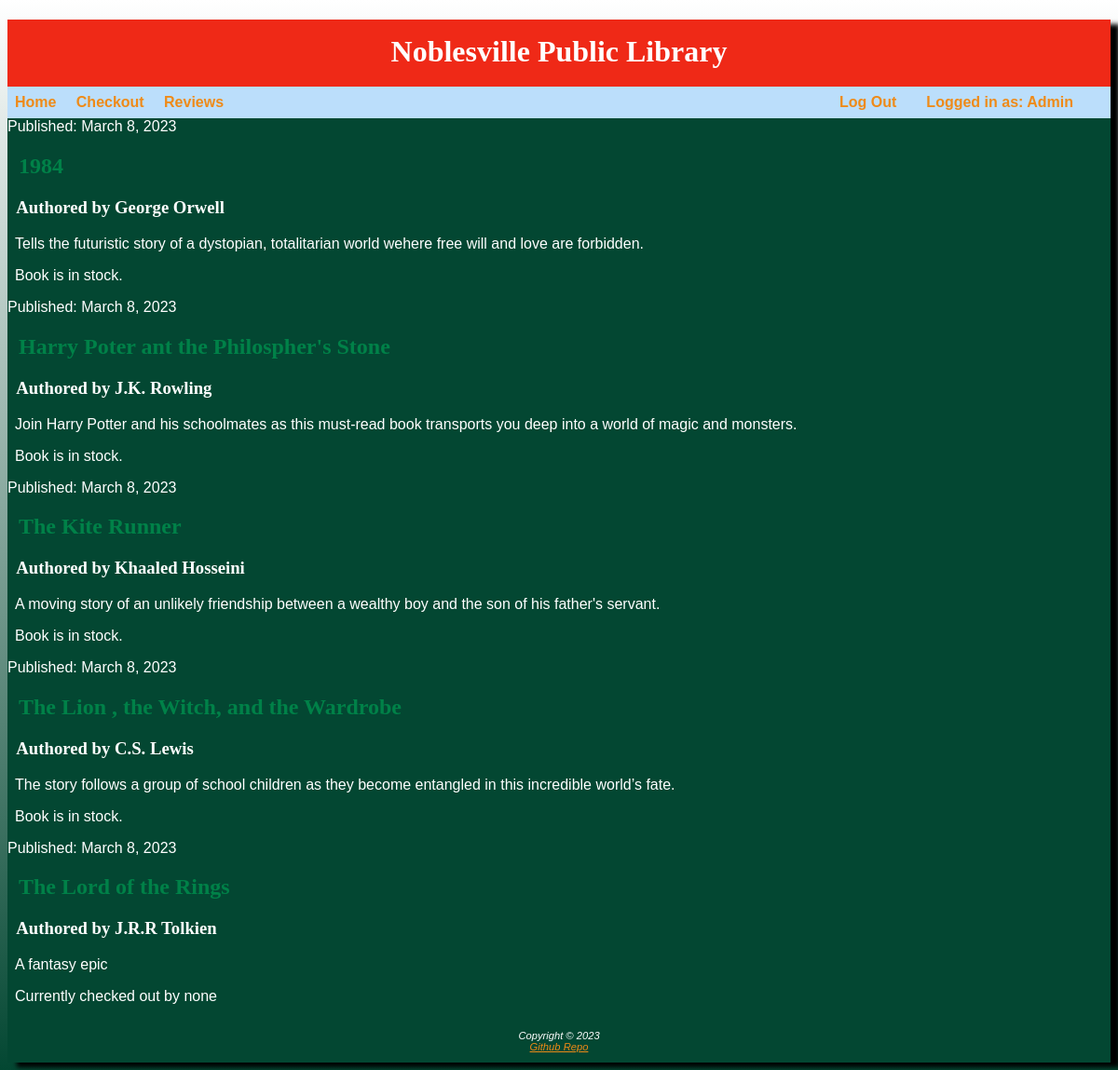
/checkout.html (signed in), run on the app's committed database.
### Main/models.py (models this page shows, shortened)
class Book(models.Model):
    title = models.CharField(max_length=50)
    author = models.CharField(max_length=50)
    publicationdate = models.DateField()
    bookdescription = models.CharField(max_length=200)
    checkout = models.BooleanField()
    checkedoutuser = models.CharField(max_length=20, default = "none")

### Main/views.py (the view)
# urls.py: path('checkout.html',Checkout.as_view(), name='checkout'),
class Checkout(View):
    def get(self,request):
        books = Book.objects.all().order_by('title').values()
        return render(request,'main/checkout.html', {'books': books})

### Main/templates/main/checkout.html
{% extends 'main/base.html' %}
{% block content %}
<div>
	{% for book in books %}
	<article>
	<time>Published: {{book.publicationdate}}</time>
	<h2>{{book.title}}</h2>
	<h3>Authored by {{book.author}}</h3>
	<p>{{book.bookdescription}}</p>
	{% if book.checkout %}
	<p>Currently checked out by {{book.checkedoutuser}}</p>
	{% else %}
	<p>Book is in stock.</p>
	{% endif %}
	</article>
	{% endfor %}
</div>
{% endblock %}

### Main/templates/main/base.html (shortened to what this page needs)
{% load static %}
<!DOCTYPE html>
<html lang="en">
<head>
<link rel="stylesheet" href="{% static 'css/library.css' %}">
</head>
<body>
<div id = "wrapper">
	<header>
		<h1>Noblesville Public Library</h1>
	</header>
	<nav>
	<a href="{% url 'main'%}">Home</a>&nbsp;&nbsp;
	<a href="{% url 'checkout'%}">Checkout</a>&nbsp;&nbsp;
	<a href="{% url 'reviews'%}">Reviews</a>&nbsp;&nbsp;
		{% if user.is_authenticated %}
			<span class = "login_greeting"> Logged in as: {{ user.username }}</span>
  			<a href="{% url 'logout' %}" class = "login_button">Log Out</a>&nbsp;&nbsp;
		{% else %}
			<a href="{% url 'login'%}" class = "login_button">Login</a>&nbsp;&nbsp;
		{% endif %}
	</nav>
	<div id = "mainblock">
	{% block content %}
        {% endblock %}
	</div>
<footer>
	Copyright © 2023
	<br><a href = "https://github.com/Donner-von-Swabia/SDEV-220_Final-Project">Github Repo</a>
</footer>
</div>
</body>
</html>

### Main/static/css/library.css (style rules this page uses)
#wrapper { min-width: 960px; max-width: 1536px; margin-left: auto; margin-right: auto; background-color: #034732; box-shadow:10px 5px 5px black; }
body { background-color: #008148; background: linear-gradient(#FFFFFF ,#034732); background-repeat: no-repeat; background-attachment: fixed; color: #FFFFFF; font-family: Arial, Helvetica, sans-serif; }
header { background-color: #EF2917; height: 72px; color:#FFFFFF; font-family: Georgia, serif; }
p { padding-left:.5em; }
h1 { text-align: center; padding-top: .5em; }
nav { font-weight: bold; background-color: #BBDEFB; padding-top: .5em; padding-right: .5em; padding-bottom: .5em; }
nav a { text-decoration: none; color: #EF8A17; padding-left: .5em; }
h2 { padding-left:.5em; color: #008148; font-family: Georgia, serif; }
footer { font-size: 0.70em; font-style: italic; text-align: center; padding: 1em; }
h3 { padding-left:.5em; font-family: Georgia, serif; }
a { color: #EF8A17; }
.login_button { float: right; }
.login_greeting { float: right; padding-left: 2em; padding-right: 2em; color: #EF8A17; }

### data on the page
Book: publicationdate "March 8, 2023", title "1984", author "George Orwell", bookdescription "Tells the futuristic story of a dystopian, totalitarian world wehere free will and love are forbidden.", checkout "Book is in stock."
Book: publicationdate "March 8, 2023", title "Harry Poter ant the Philospher's Stone", author "J.K. Rowling", bookdescription "Join Harry Potter and his schoolmates as this must-read book transports you deep into a world of magic and monsters.", checkout "Book is in stock."
Book: publicationdate "March 8, 2023", title "The Kite Runner", author "Khaaled Hosseini", bookdescription "A moving story of an unlikely friendship between a wealthy boy and the son of his father's servant.", checkout "Book is in stock."
Book: publicationdate "March 8, 2023", title "The Lion , the Witch, and the Wardrobe", author "C.S. Lewis", bookdescription "The story follows a group of school children as they become entangled in this incredible world’s fate.", checkout "Book is in stock."
Book: publicationdate "March 8, 2023", title "The Lord of the Rings", author "J.R.R Tolkien", bookdescription "A fantasy epic", checkedoutuser "none"

### other printed values
{{ user.username }} "Admin"
